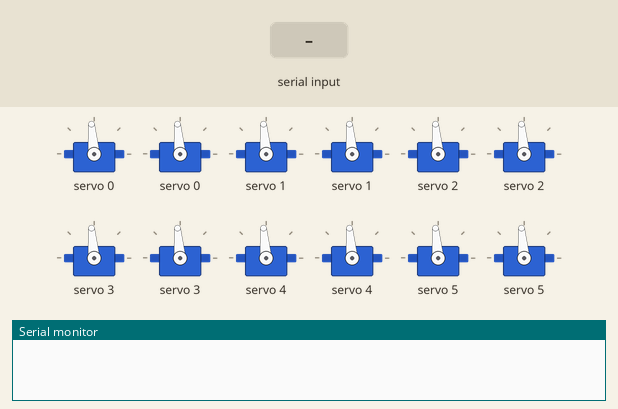
A sketch run on a simulated Arduino Uno, built with avr-gcc and run on an emulated ATmega328P. On the bench: 12 × servo, the last lines printed to the serial monitor. The test bench sets the inputs (shaded band).

Above: at 1.2 s.
1.3 s: "90,45\n" received over Serial
At 4.0 s:
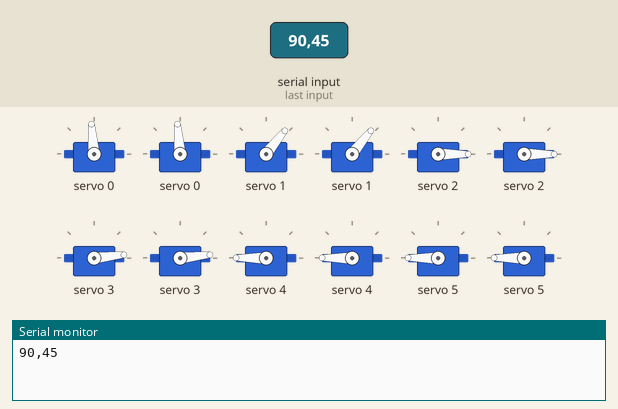
4.3 s: "5\n" received over Serial
At 6.5 s:
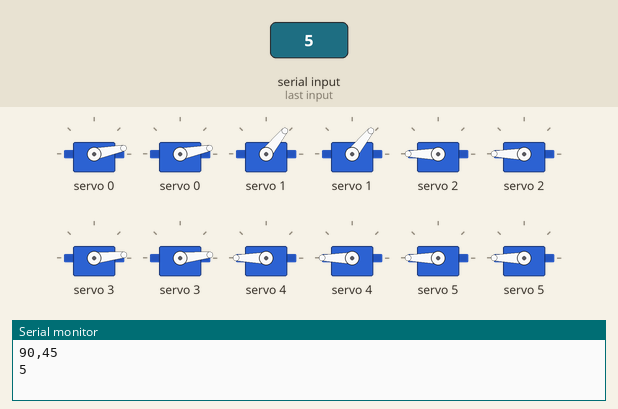
7.3 s: "30,150\n" received over Serial
At 10.0 s:
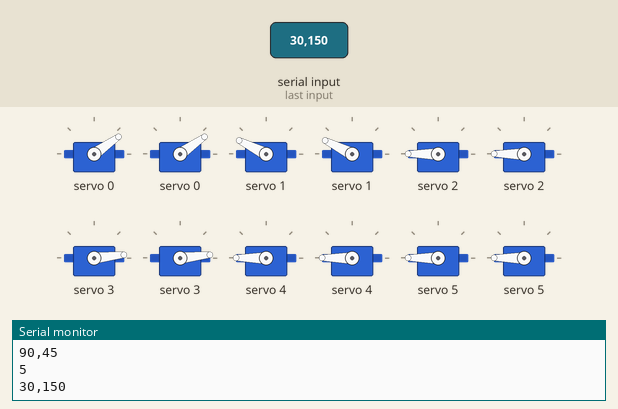
10.3 s: "90\n" received over Serial
At 12.0 s:
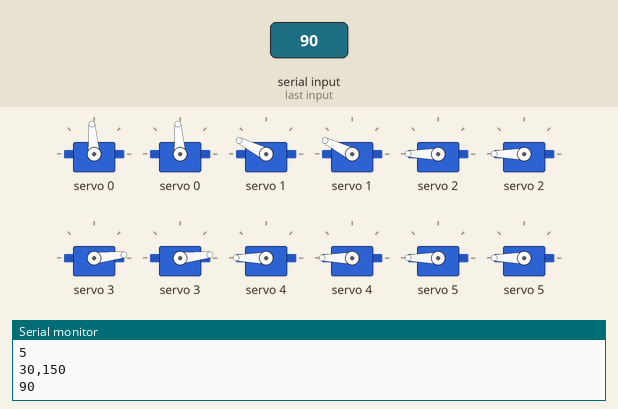
13.3 s: "200\n" received over Serial
At 16.0 s:
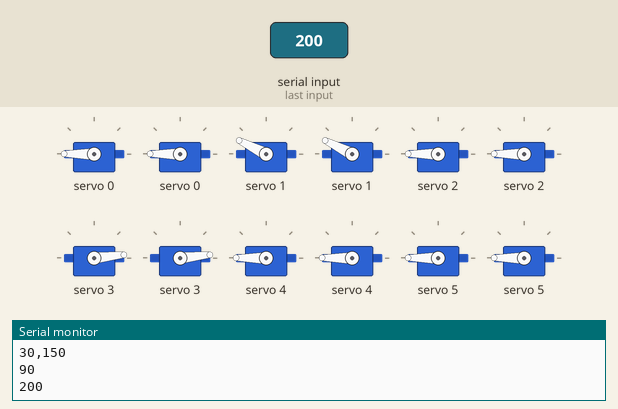
16.3 s: "90,45\n" received over Serial
At 19.4 s:
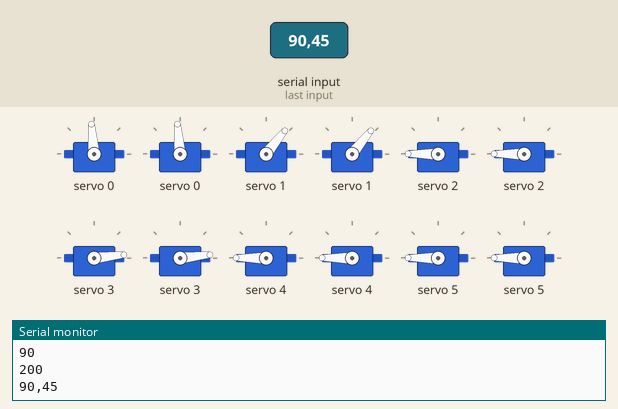
Timing chart, 0 to 33.3 s (numbered marks = the images above; inputs shaded):
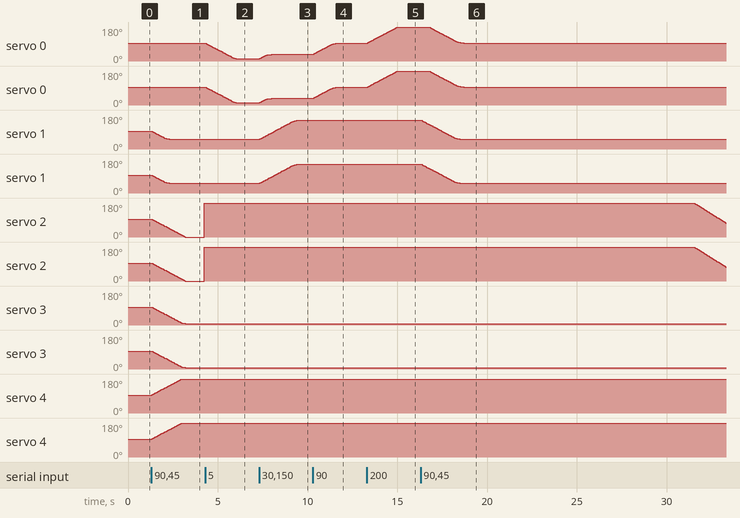

Measured:
- after the input at 1.3 s, servo 1, servo 1: moves from 95° to 51° over 1.1 s, starting at once; servo 3, servo 3: moves from 95° to 6° over 2.0 s, starting at once; servo 4, servo 4, servo 5, servo 5: moves from 95° to 180° over 1.7 s, starting at once
- after the input at 4.3 s, servo 0, servo 0: moves from 95° to 11° over 1.9 s, starting at once
- after the input at 7.3 s, servo 0: moves from 11° to 35° over 0.71 s, starting at once; servo 0: moves from 11° to 35° over 0.70 s, starting at once; servo 1, servo 1: moves from 51° to 153° over 2.3 s, starting at once
- after the input at 10.3 s, servo 0, servo 0: moves from 35° to 94° over 1.4 s, starting at once
- after the input at 13.3 s, servo 0, servo 0: moves from 94° to 180° over 1.7 s, starting at once
- after the input at 16.3 s, servo 0, servo 0: moves from 180° to 95° over 1.9 s, starting after 0.47 s; servo 1, servo 1: moves from 153° to 51° over 2.3 s, starting at once

The sketch:

arm_arduino.ino
```cpp
#include <Wire.h>
#include <PCA9685.h>            //PCA9685用ヘッダーファイル（秋月電子通商作成）

PCA9685 pwm = PCA9685(0x40);    //PCA9685のアドレス指定（アドレスジャンパ未接続時）
PCA9685 pwm2 = PCA9685(0x41);   //PCA9685のアドレス指定（A0接続時）

#define SERVOMIN 150            //最小パルス幅 (標準的なサーボパルスに設定)
#define SERVOMAX 600            //最大パルス幅 (標準的なサーボパルスに設定)

void setup() {
 Serial.begin(9600);
 pwm.begin();                   //初期設定 (アドレス0x40用)
 pwm.setPWMFreq(60);            //PWM周期を60Hzに設定 (アドレス0x40用)
 pwm2.begin();                   //初期設定 (アドレス0x41用)
 pwm2.setPWMFreq(60);            //PWM周期を60Hzに設定 (アドレス0x41用)
}

double theta_ref[6] = {90.0, 90.0, 90.0, 90.0, 90.0, 90.0};
double theta[6]     = {90.0, 90.0, 90.0, 90.0, 90.0, 90.0};

void loop() {
  if(Serial.available()) {
    String str = Serial.readStringUntil('\n');
    Serial.println(str);

    int data[6];
    stringToIntValues(str, data, ',');
    //目標関節角度設定
    for(int i = 0; i < 6; i++) {
      theta_ref[i] = double(data[i]);
    }
  }
  //目標角度に対して比例制御, max_deltaは最大変化量, kはゲイン
  double max_delta = 1.0;
  double k = 0.1;
  for(int i = 0; i < 6; i++) {
    double delta = k * (theta_ref[i] - theta[i]);
    if(delta > max_delta) {
      delta = max_delta;
    }
    else if(delta < -max_delta) {
      delta = -max_delta;
    }
    theta[i] += delta;
    servo_write(i, int(theta[i]));
  }
  delay(10);
}

void servo_write(int ch, int ang){ //動かすサーボチャンネルと角度を指定
  ang = map(ang, 0, 180, SERVOMIN, SERVOMAX); //角度（0～180）をPWMのパルス幅（150～600）に変換
  pwm.setPWM(ch, 0, ang);
  pwm2.setPWM(ch, 0, ang);
  //delay(1);
}

void stringToIntValues(String str, int value[], char delim) {
  int k = 0;
  int j = 0;
  char text[8];

  for (int i = 0; i <= str.length(); i++) {
    char c  = str.charAt(i);
    if(c == delim || i == str.length()) {
      text[k] = '\0';
      value[j] = atoi(text);
      j++;
      k = 0;
    }
    else {
      text[k] = c;
      k++;
    }
  }
}
```
